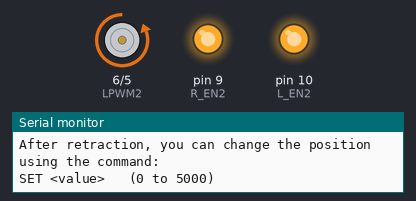
Recording of a sketch running on a simulated Arduino Uno, built with avr-gcc and run on an emulated ATmega328P. Shown: motor-driver pin pairs drawn as motors (green arrow = first pin HIGH = forward, orange = second pin HIGH = backward, longer = more drive), output pins drawn as LEDs (lit = HIGH), the last lines printed to the serial monitor.

Above: at 0.2 s.
At 5.1 s:
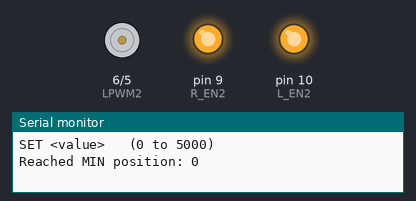
Timing chart, 0 to 6.6 s (numbered marks = the images above):
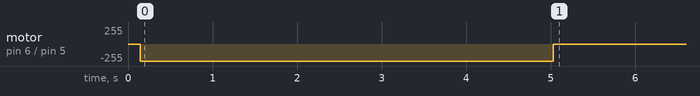

Measured:
- by itself, motor on pin 6 (LPWM2) / pin 5 (RPWM2): stopped → backward 255/255 at 0.14 s, → stopped 4.9 s later

The sketch:

debug_right_actuator.ino
```cpp
#include <Arduino.h>

/**
// --- Actuator 1 (Left Actuator, BTS7960 Driver 1) ---
#define RPWM1 3   // PWM for retraction (to MIN)
#define LPWM1 4   // PWM for extension (to MAX)
#define R_EN1 7   // Enable pin for actuator 1
#define L_EN1 8   // Enable pin for actuator 1**/

// --- Actuator 2 (Right Actuator, BTS7960 Driver 2) ---
#define RPWM2 5   // PWM for retraction (to MIN)
#define LPWM2 6   // PWM for extension (to MAX)
#define R_EN2 9   // Enable pin for actuator 2
#define L_EN2 10  // Enable pin for actuator 2

const int fullSpeed = 255;  // PWM value for full speed
const int MIN_POS = 0;      // Fully retracted (MIN) position
const int MAX_POS = 5000;   // Fully extended (MAX) position

// Structure to hold actuator state
struct ActuatorState {
  int currentPos;           // Current position (position units)
  int targetPos;            // Desired target position
  bool moving;              // True if currently moving
  unsigned long lastUpdate; // Last update time (millis)
  int pinRetract;           // PWM pin used for retraction
  int pinExtend;            // PWM pin used for extension
};

ActuatorState actuator2;

// Function to start movement by setting target and marking as moving
void startMovement(ActuatorState &act, int target) {
  act.targetPos = target;
  act.moving = true;
  act.lastUpdate = millis();
  Serial.print("Starting movement to ");
  Serial.println(target);
}

// Non-blocking update function to simulate actuator movement
void updateActuator(ActuatorState &act) {
  if (!act.moving) return;

  unsigned long now = millis();
  unsigned long elapsed = now - act.lastUpdate;
  act.lastUpdate = now;

  // If target is less than current, retract (move toward MIN)
  if (act.targetPos < act.currentPos) {
    int step = elapsed;  // movement rate: 1 unit per ms (adjust if needed)
    act.currentPos -= step;
    if (act.currentPos <= act.targetPos) {
      act.currentPos = act.targetPos;
      act.moving = false;
      analogWrite(act.pinRetract, 0);
      analogWrite(act.pinExtend, 0);
      Serial.print("Reached MIN position: ");
      Serial.println(act.currentPos);
    } else {
      analogWrite(act.pinRetract, fullSpeed);
      analogWrite(act.pinExtend, 0);
    }
  }
  // If target is greater than current, extend (move toward MAX)
  else if (act.targetPos > act.currentPos) {
    int step = elapsed;
    act.currentPos += step;
    if (act.currentPos >= act.targetPos) {
      act.currentPos = act.targetPos;
      act.moving = false;
      analogWrite(act.pinRetract, 0);
      analogWrite(act.pinExtend, 0);
      Serial.print("Reached target position: ");
      Serial.println(act.currentPos);
    } else {
      analogWrite(act.pinRetract, 0);
      analogWrite(act.pinExtend, fullSpeed);
    }
  }
}

void setup() {
  Serial.begin(9600);

  // Initialize Actuator 2 pins
  pinMode(RPWM2, OUTPUT);
  pinMode(LPWM2, OUTPUT);
  pinMode(R_EN2, OUTPUT);
  pinMode(L_EN2, OUTPUT);

  // Enable the driver
  digitalWrite(R_EN2, HIGH);
  digitalWrite(L_EN2, HIGH);

  // Assume actuator starts fully extended, then fully retract.
  actuator2.currentPos = MAX_POS;
  actuator2.targetPos = MAX_POS;
  actuator2.moving = false;
  actuator2.lastUpdate = millis();
  actuator2.pinRetract = RPWM2;
  actuator2.pinExtend = LPWM2;

  Serial.println("Actuator2 Debugging Initialized.");
  Serial.println("Fully retracting Actuator 2 (moving to MIN = 0)...");
  startMovement(actuator2, MIN_POS);

  Serial.println("After retraction, you can change the position using the command:");
  Serial.println("SET <value>   (0 to 5000)");
}

void loop() {
  // Listen for Serial commands once retraction is complete.
  if (!actuator2.moving && Serial.available() > 0) {
    String input = Serial.readStringUntil('\n');
    input.trim();
    if (input.startsWith("SET ")) {
      String valueStr = input.substring(4);
      int target = valueStr.toInt();
      // Constrain the target value to valid limits.
      if (target < MIN_POS) target = MIN_POS;
      if (target > MAX_POS) target = MAX_POS;
      startMovement(actuator2, target);
    } else {
      Serial.println("Invalid command. Please use: SET <value>");
    }
  }

  // Continuously update actuator movement.
  updateActuator(actuator2);

  // Small delay for loop stability.
  delay(10);
}
```
